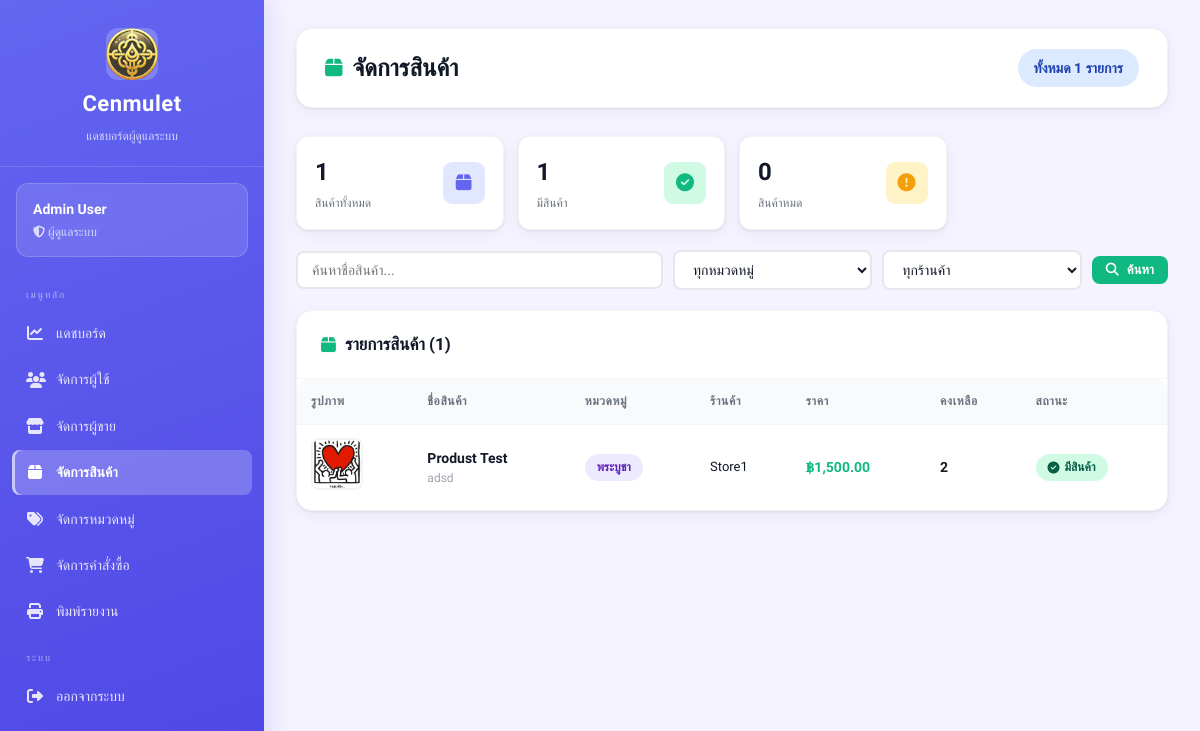
The page /views/admin/products.php (signed in) on the database as committed earlier.
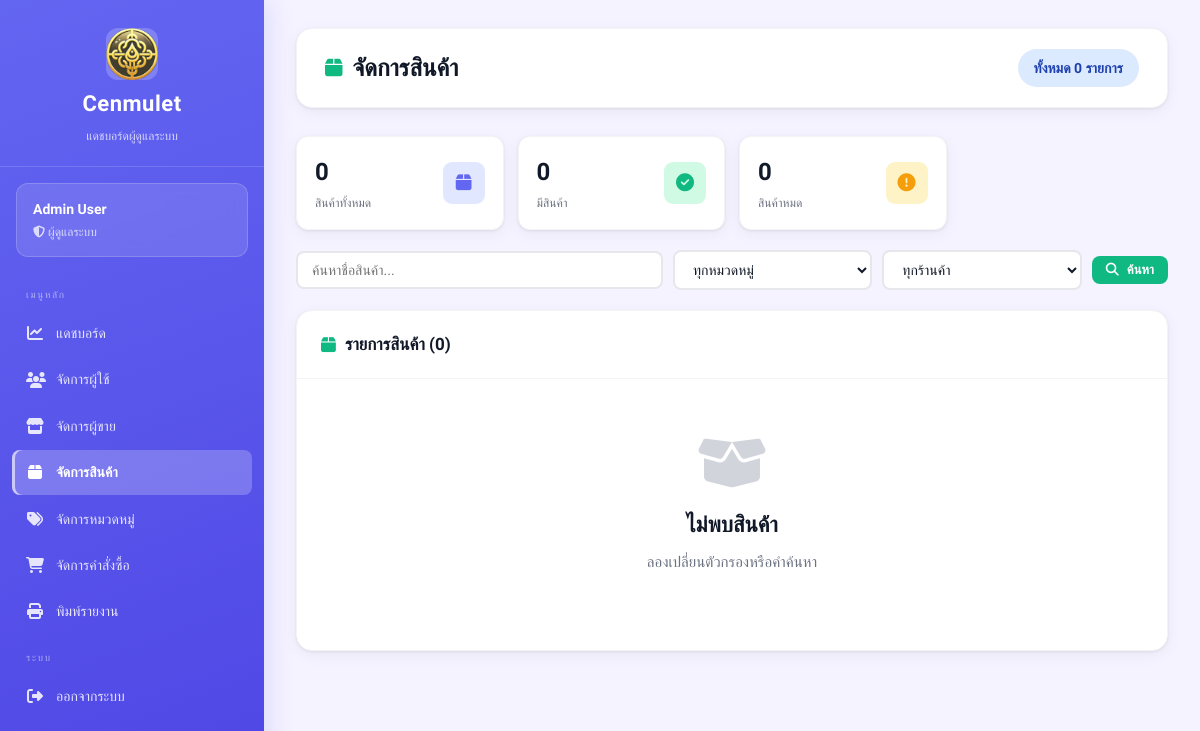
The same page on the database as committed later.
### tables this page shows
CREATE TABLE amulets (
    id INTEGER PRIMARY KEY AUTOINCREMENT,
    amulet_name TEXT,
    source TEXT,
    quantity INTEGER,
    price REAL,
    image TEXT,
    sellerId INTEGER,
    categoryId INTEGER,
    FOREIGN KEY (sellerId) REFERENCES sellers(id),
    FOREIGN KEY (categoryId) REFERENCES categories(id)
);

CREATE TABLE categories (
    id INTEGER PRIMARY KEY AUTOINCREMENT,
    category_name TEXT
);

CREATE TABLE sellers (
    id INTEGER PRIMARY KEY AUTOINCREMENT,
    fullname TEXT,
    store_name TEXT,
    username TEXT UNIQUE,
    password TEXT,
    address TEXT,
    img_store TEXT,
    tel TEXT,
    pay_contax TEXT,
    id_per TEXT,
    img_per TEXT,

    status TEXT DEFAULT 'pending',
    reject_reason TEXT,
    reviewed_at DATETIME
);

### views/admin/products.php (the view, shortened to what this page needs)
<?php
require_once __DIR__ . "/../../config/db.php";
$admin_id = $_SESSION['user_id'];
$stmt = $db->prepare("SELECT * FROM admins WHERE id = :id");
$stmt->execute([':id' => $admin_id]);
$admin = $stmt->fetch(PDO::FETCH_ASSOC);
$search   = trim($_GET['search']   ?? '');
$conditions = [];
$params     = [];
$where = $conditions ? "WHERE " . implode(" AND ", $conditions) : "";
$stmt = $db->prepare("
    SELECT a.*, c.category_name, s.store_name
    FROM amulets a
    LEFT JOIN categories c ON a.categoryId = c.id
    LEFT JOIN sellers s ON a.sellerId = s.id
    $where
    ORDER BY a.id DESC
");
$stmt->execute($params);
$products = $stmt->fetchAll(PDO::FETCH_ASSOC);
$total_products = $db->query("SELECT COUNT(*) FROM amulets")->fetchColumn();
$in_stock       = $db->query("SELECT COUNT(*) FROM amulets WHERE quantity > 0")->fetchColumn();
$out_stock      = $total_products - $in_stock;
?>
<!DOCTYPE html>
<html lang="th">
<head>
    <link rel="stylesheet" href="/public/css/dashboard.css">
    <link rel="stylesheet" href="https://cdnjs.cloudflare.com/ajax/libs/font-awesome/6.5.1/css/all.min.css">
</head>
<body class="admin">
<div class="dashboard-container">
<?php include __DIR__ . '/_sidebar.php'; ?>
<main class="main-content">
    <div class="top-bar">
        <h1><i class="fa-solid fa-box"></i> จัดการสินค้า</h1>
        <span class="badge badge-info" style="font-size:14px;padding:8px 16px">
            ทั้งหมด <?php echo number_format($total_products); ?> รายการ
        </span>
    </div>
    <div class="stats-mini" style="margin-bottom:20px">
        <div class="stat-mini">
            <div><div class="stat-mini-value"><?php echo $total_products; ?></div><div class="stat-mini-label">สินค้าทั้งหมด</div></div>
            <div class="stat-mini-icon" style="background:#e0e7ff;color:#6366f1"><i class="fa-solid fa-box"></i></div>
        </div>
        <div class="stat-mini">
            <div><div class="stat-mini-value"><?php echo $in_stock; ?></div><div class="stat-mini-label">มีสินค้า</div></div>
            <div class="stat-mini-icon" style="background:#d1fae5;color:#10b981"><i class="fa-solid fa-check-circle"></i></div>
        </div>
        <div class="stat-mini">
            <div><div class="stat-mini-value"><?php echo $out_stock; ?></div><div class="stat-mini-label">สินค้าหมด</div></div>
            <div class="stat-mini-icon" style="background:#fef3c7;color:#f59e0b"><i class="fa-solid fa-exclamation-circle"></i></div>
        </div>
    </div>
    <form method="GET" style="display:flex;gap:10px;flex-wrap:wrap;margin-bottom:20px;align-items:center">
        <input type="text" name="search" value="<?php echo htmlspecialchars($search); ?>"
               placeholder="ค้นหาชื่อสินค้า..."
               style="flex:2;min-width:180px;padding:9px 14px;border:2px solid #e5e7eb;border-radius:8px;font-family:inherit;font-size:14px">
        <select name="cat" style="flex:1;min-width:140px;padding:9px 14px;border:2px solid #e5e7eb;border-radius:8px;font-family:inherit;font-size:14px">
            <option value="0">ทุกหมวดหมู่</option>
        </select>
        <select name="seller" style="flex:1;min-width:140px;padding:9px 14px;border:2px solid #e5e7eb;border-radius:8px;font-family:inherit;font-size:14px">
            <option value="0">ทุกร้านค้า</option>
        </select>
        <button type="submit" class="btn btn-primary btn-sm"><i class="fa-solid fa-search"></i> ค้นหา</button>
    </form>
    <div class="card">
        <div class="card-header">
            <h2><i class="fa-solid fa-box"></i> รายการสินค้า (<?php echo count($products); ?>)</h2>
        </div>
        <div class="table-wrapper">
        <?php if (count($products) > 0): ?>
        <table>
            <thead>
                <tr>
                    <th>รูปภาพ</th>
                    <th>ชื่อสินค้า</th>
                    <th>หมวดหมู่</th>
                    <th>ร้านค้า</th>
                    <th>ราคา</th>
                    <th>คงเหลือ</th>
                    <th>สถานะ</th>
                </tr>
            </thead>
            <tbody>
            <?php foreach ($products as $p): ?>
            <tr>
                <td>
                    <?php if (!empty($p['image'])): ?>
                    <img src="/uploads/amulets/<?php echo htmlspecialchars($p['image']); ?>"
                         class="product-img" alt="">
                    <?php else: ?>
                    <div class="no-image"><i class="fa-solid fa-image"></i></div>
                    <?php endif; ?>
                </td>
                <td>
                    <strong><?php echo htmlspecialchars($p['amulet_name']); ?></strong>
                    <?php if (!empty($p['source'])): ?>
                    <div style="font-size:12px;color:#9ca3af"><?php echo htmlspecialchars($p['source']); ?></div>
                    <?php endif; ?>
                </td>
                <td><span class="badge badge-purple"><?php echo htmlspecialchars($p['category_name'] ?? '-'); ?></span></td>
                <td>
                    <div style="font-size:13px;font-weight:500"><?php echo htmlspecialchars($p['store_name'] ?? '-'); ?></div>
                </td>
                <td><strong style="color:#10b981">฿<?php echo number_format($p['price'], 2); ?></strong></td>
                <td style="font-weight:600;color:<?php echo $p['quantity'] > 0 ? '#1a1a1a' : '#ef4444'; ?>">
                    <?php echo number_format($p['quantity']); ?>
                </td>
                <td>
                    <?php if ($p['quantity'] > 0): ?>
                    <span class="badge badge-success"><i class="fa-solid fa-circle-check"></i> มีสินค้า</span>
                    <?php else: ?>
                    <span class="badge badge-warning"><i class="fa-solid fa-circle-exclamation"></i> หมด</span>
                    <?php endif; ?>
                </td>
            </tr>
            <?php endforeach; ?>
            </tbody>
        </table>
        <?php else: ?>
        <div class="empty-state">
            <i class="fa-solid fa-box-open"></i>
            <h2>ไม่พบสินค้า</h2>
            <p>ลองเปลี่ยนตัวกรองหรือคำค้นหา</p>
        </div>
        <?php endif; ?>
        </div>
    </div>
</main>
</div>
</body>
</html>

### views/admin/_sidebar.php (shortened to what this page needs)
<?php
$current = basename($_SERVER['PHP_SELF']);
?>
<aside class="sidebar admin">
    <div class="sidebar-header">
        <img src="/public/images/image.png" alt="">
        <h2>Cenmulet</h2>
        <p>แดชบอร์ดผู้ดูแลระบบ</p>
    </div>
    <div class="sidebar-user">
        <h3><?php echo htmlspecialchars($admin['fullname']); ?></h3>
        <p><i class="fa-solid fa-shield-halved"></i> ผู้ดูแลระบบ</p>
    </div>
    <ul class="sidebar-menu">
        <li class="menu-sep">เมนูหลัก</li>
        <li>
            <a href="/views/admin/dashboard.php"
               class="<?php echo $current === 'dashboard.php' ? 'active' : ''; ?>">
                <i class="fa-solid fa-chart-line"></i> แดชบอร์ด
            </a>
        </li>
        <li>
            <a href="/views/admin/users.php"
               class="<?php echo $current === 'users.php' ? 'active' : ''; ?>">
                <i class="fa-solid fa-users"></i> จัดการผู้ใช้
            </a>
        </li>
        <li>
            <a href="/views/admin/sellers.php"
               class="<?php echo in_array($current, ['sellers.php','approve_sellers.php']) ? 'active' : ''; ?>">
                <i class="fa-solid fa-store"></i> จัดการผู้ขาย
            </a>
        </li>
        <li>
            <a href="/views/admin/products.php"
               class="<?php echo $current === 'products.php' ? 'active' : ''; ?>">
                <i class="fa-solid fa-box"></i> จัดการสินค้า
            </a>
        </li>
        <li>
            <a href="/views/admin/categories.php"
               class="<?php echo $current === 'categories.php' ? 'active' : ''; ?>">
                <i class="fa-solid fa-tags"></i> จัดการหมวดหมู่
            </a>
        </li>
        <li>
            <a href="/views/admin/orders.php"
               class="<?php echo $current === 'orders.php' ? 'active' : ''; ?>">
                <i class="fa-solid fa-cart-shopping"></i> จัดการคำสั่งซื้อ
            </a>
        </li>
        <li>
            <a href="/views/admin/report.php"
               class="<?php echo $current === 'report.php' ? 'active' : ''; ?>">
                <i class="fa-solid fa-print"></i> พิมพ์รายงาน
            </a>
        </li>
        <li class="menu-sep">ระบบ</li>
        <li>
            <a href="/auth/logout.php">
                <i class="fa-solid fa-right-from-bracket"></i> ออกจากระบบ
            </a>
        </li>
    </ul>
</aside>

Rows that differ between the two databases and show on the page:
removed amulets: image (picture), amulet_name "Produst Test", source "adsd", categoryId.category_name "พระบูชา", sellerId.store_name "Store1", price "1,500.00", quantity "2", shows "มีสินค้า"
Other text that changed with them:
$total_products: "1" → "0"
$in_stock: "1" → "0"
count($products): "1" → "0"
text no longer shown: "รูปภาพ ชื่อสินค้า หมวดหมู่ ร้านค้า ราคา คงเหลือ สถานะ"
text now shown: "ไม่พบสินค้า ลองเปลี่ยนตัวกรองหรือคำค้นหา"
